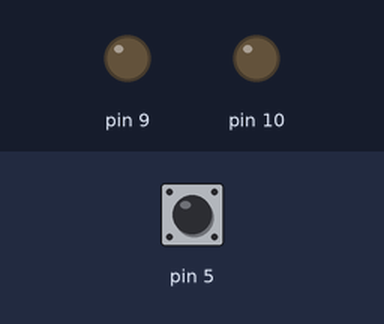
A sketch run on a simulated Arduino Uno, built with avr-gcc and run on an emulated ATmega328P. On the bench: output pins drawn as LEDs (lit = HIGH). Dashed ring = blinking. The inputs (shaded band) are chosen by the test bench; at power-on: pin 5 HIGH.

Above: at 1.2 s.
1.3 s: pin 5 pulled LOW for 0.15 s
At 2.4 s:
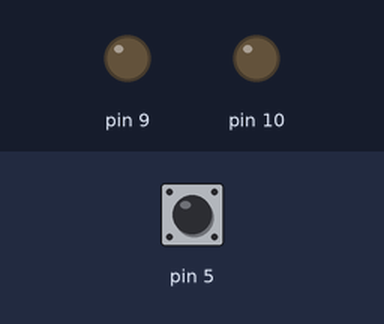
2.9 s: pin 5 pulled LOW for 1 s
At 3.15 s:
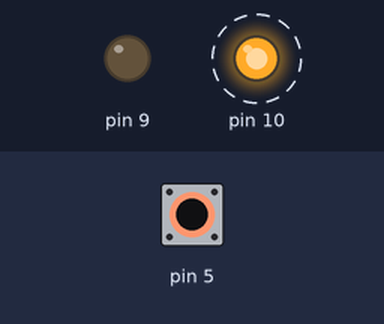
5.9 s: pin 5 pulled LOW for 3.2 s
At 6.55 s:
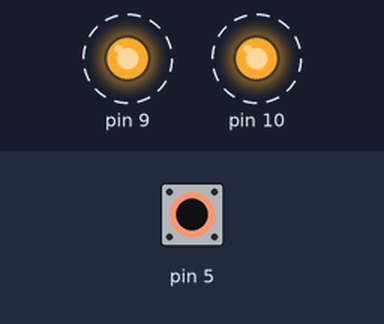
Timing chart, 0 to 10.5 s (numbered marks = the images above; inputs shaded):
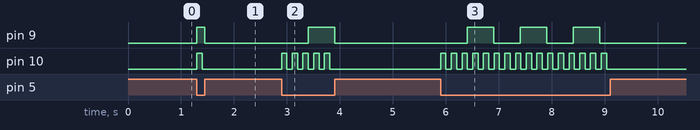

Measured:
- after the input at 1.3 s, pin 9: LOW → HIGH at once, → LOW 0.15 s later; pin 10: LOW → HIGH at once, → LOW 0.10 s later
- after the input at 2.9 s, pin 9: LOW → HIGH after 0.50 s, → LOW 0.50 s later; pin 10: alternates HIGH for 0.10 s and LOW for 0.10 s, 10 changes in all, then stays LOW, starting at once
- after the input at 5.9 s, pin 9: alternates HIGH for 0.50 s and LOW for 0.50 s, 6 changes in all, then stays LOW, starting after 0.50 s; pin 10: alternates HIGH for 0.10 s and LOW for 0.10 s, 32 changes in all, then stays LOW, starting at once

The sketch:

Class_1_-_2_button_and_two_LEDs.ino
```cpp
//Blink two LEDs at separate rates when a button is pressed

//To have a second LED blinking at a rate different than the first one
// we need separate variables for everything
int led1_output;
int led2_output;
long current_time;
long prev_time;
long prev_time2;
int button_read;

void setup() {
  //same setup as before
  pinMode(5, INPUT_PULLUP);
  pinMode(9, OUTPUT);
  pinMode(10, OUTPUT);
}

void loop() {
  current_time = millis();

  //Read the pin and see if it's connected to 3.3V or 0V
  // by default it is "pulled high" to 3.3V
  // so its returns 0 when button is pressed
  // and 1 when not pressed
  button_read = digitalRead(5);

  // only do what's inside these {} when the button is pressed
  if (button_read == 0) {

    //same as before but now it's prev_time2,led2_output, and pin 10
    if (current_time - prev_time2 > 100) {
      prev_time2 = current_time;

      if (led2_output == 0) {
        led2_output = 1;
      }
      else {
        led2_output = 0;
      }

      digitalWrite(10, led2_output);

    } //end of led2 timing if

    if (current_time - prev_time > 500) {
      prev_time = current_time;

      if (led1_output == 0) {
        led1_output = 1;
      }
      else {
        led1_output = 0;
      }
      Serial.println(led1_output);

      digitalWrite(9, led1_output);

    } //end of led1 timing if

  } //end of button if

  //if the button is not being pressed do this
  else {
    //turn both LEDs off
    digitalWrite(9, 0);
    digitalWrite(10, 0);
  }

} //end of loop
```
